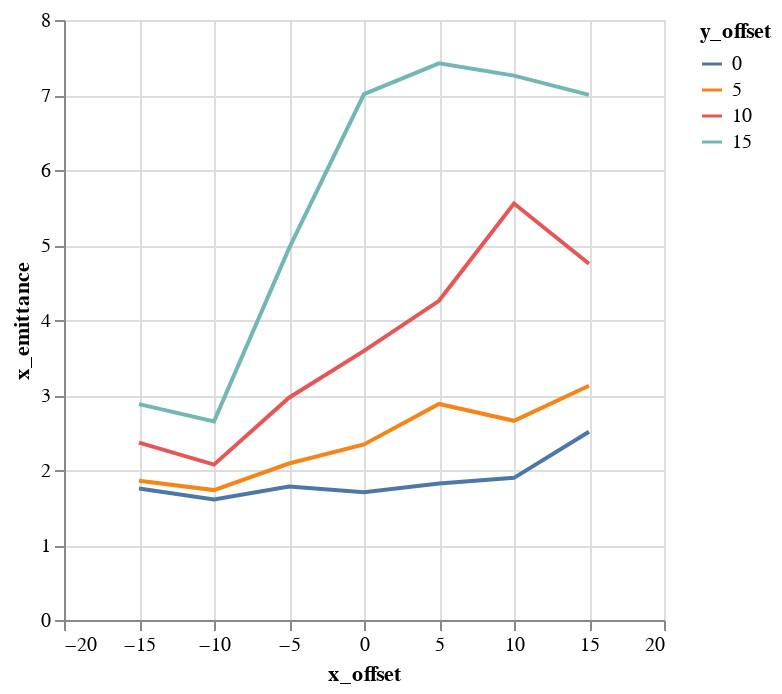

Notebook code cell kept with this figure:
### Markdown cell above
## Plots

### Code cell
alt.Chart(emit_df).mark_line().encode(
    color='y_offset:N',
    x='x_offset',
    y='x_emittance',
)

### Figure 1 — Vega-Lite specification as saved in the notebook (floating-point values rounded to 4 significant figures)
{"$schema": "https://vega.github.io/schema/vega-lite/v1.2.1.json", "data": {"values": [{"losses": 1, "relbeta": 0.002308, "sourceID": 16777222, "sourceName": "x_-15_y_0", "x_emittance": 1.753, "x_emittance_rel": 1.081, "x_norm_emittance": 0.004047, "x_offset": -15, "y_emittance": 1.657, "y_emittance_rel": 1.054, "y_norm_emittance": 0.003825, "y_offset": 0}, {"losses": 2, "relbeta": 0.002308, "sourceID": 16777229, "sourceName": "x_-15_y_5", "x_emittance": 1.858, "x_emittance_rel": 1.166, "x_norm_emittance": 0.004288, "x_offset": -15, "y_emittance": 1.713, "y_emittance_rel": 1.075, "y_norm_emittance": 0.003955, "y_offset": 5}, {"losses": 0, "relbeta": 0.002308, "sourceID": 16777236, "sourceName": "x_-15_y_10", "x_emittance": 2.364, "x_emittance_rel": 1.462, "x_norm_emittance": 0.005458, "x_offset": -15, "y_emittance": 1.987, "y_emittance_rel": 1.244, "y_norm_emittance": 0.004586, "y_offset": 10}, {"losses": 1, "relbeta": 0.002308, "sourceID": 16777243, "sourceName": "x_-15_y_15", "x_emittance": 2.878, "x_emittance_rel": 1.722, "x_norm_emittance": 0.006644, "x_offset": -15, "y_emittance": 2.704, "y_emittance_rel": 1.627, "y_norm_emittance": 0.006243, "y_offset": 15}, {"losses": 0, "relbeta": 0.002308, "sourceID": 16777220, "sourceName": "x_-10_y_0", "x_emittance": 1.606, "x_emittance_rel": 1.009, "x_norm_emittance": 0.003708, "x_offset": -10, "y_emittance": 1.617, "y_emittance_rel": 1.042, "y_norm_emittance": 0.003733, "y_offset": 0}, {"losses": 0, "relbeta": 0.002308, "sourceID": 16777227, "sourceName": "x_-10_y_5", "x_emittance": 1.732, "x_emittance_rel": 1.074, "x_norm_emittance": 0.003999, "x_offset": -10, "y_emittance": 1.752, "y_emittance_rel": 1.109, "y_norm_emittance": 0.004044, "y_offset": 5}, {"losses": 0, "relbeta": 0.002308, "sourceID": 16777234, "sourceName": "x_-10_y_10", "x_emittance": 2.072, "x_emittance_rel": 1.393, "x_norm_emittance": 0.004782, "x_offset": -10, "y_emittance": 2.265, "y_emittance_rel": 1.36, "y_norm_emittance": 0.005229, "y_offset": 10}, {"losses": 0, "relbeta": 0.002308, "sourceID": 16777241, "sourceName": "x_-10_y_15", "x_emittance": 2.649, "x_emittance_rel": 1.827, "x_norm_emittance": 0.006115, "x_offset": -10, "y_emittance": 2.561, "y_emittance_rel": 1.567, "y_norm_emittance": 0.005912, "y_offset": 15}, {"losses": 0, "relbeta": 0.002308, "sourceID": 16777218, "sourceName": "x_-5_y_0", "x_emittance": 1.778, "x_emittance_rel": 1.061, "x_norm_emittance": 0.004105, "x_offset": -5, "y_emittance": 1.851, "y_emittance_rel": 1.078, "y_norm_emittance": 0.004273, "y_offset": 0}, {"losses": 0, "relbeta": 0.002308, "sourceID": 16777225, "sourceName": "x_-5_y_5", "x_emittance": 2.086, "x_emittance_rel": 1.369, "x_norm_emittance": 0.004816, "x_offset": -5, "y_emittance": 2.159, "y_emittance_rel": 1.328, "y_norm_emittance": 0.004985, "y_offset": 5}, {"losses": 0, "relbeta": 0.002308, "sourceID": 16777232, "sourceName": "x_-5_y_10", "x_emittance": 2.964, "x_emittance_rel": 1.961, "x_norm_emittance": 0.006842, "x_offset": -5, "y_emittance": 3.064, "y_emittance_rel": 1.983, "y_norm_emittance": 0.007074, "y_offset": 10}, {"losses": 0, "relbeta": 0.002308, "sourceID": 16777239, "sourceName": "x_-5_y_15", "x_emittance": 4.954, "x_emittance_rel": 2.928, "x_norm_emittance": 0.01144, "x_offset": -5, "y_emittance": 4.62, "y_emittance_rel": 3.07, "y_norm_emittance": 0.01066, "y_offset": 15}, {"losses": 0, "relbeta": 0.002308, "sourceID": 16777216, "sourceName": "x_0_y_0", "x_emittance": 1.703, "x_emittance_rel": 1.106, "x_norm_emittance": 0.003931, "x_offset": 0, "y_emittance": 1.71, "y_emittance_rel": 1.113, "y_norm_emittance": 0.003946, "y_offset": 0}, {"losses": 0, "relbeta": 0.002308, "sourceID": 16777223, "sourceName": "x_0_y_5", "x_emittance": 2.34, "x_emittance_rel": 1.519, "x_norm_emittance": 0.005403, "x_offset": 0, "y_emittance": 2.426, "y_emittance_rel": 1.581, "y_norm_emittance": 0.005601, "y_offset": 5}, {"losses": 0, "relbeta": 0.002308, "sourceID": 16777230, "sourceName": "x_0_y_10", "x_emittance": 3.589, "x_emittance_rel": 2.558, "x_norm_emittance": 0.008285, "x_offset": 0, "y_emittance": 3.79, "y_emittance_rel": 2.569, "y_norm_emittance": 0.008748, "y_offset": 10}, {"losses": 0, "relbeta": 0.002308, "sourceID": 16777237, "sourceName": "x_0_y_15", "x_emittance": 7.012, "x_emittance_rel": 3.966, "x_norm_emittance": 0.01619, "x_offset": 0, "y_emittance": 6.822, "y_emittance_rel": 4.231, "y_norm_emittance": 0.01575, "y_offset": 15}, {"losses": 0, "relbeta": 0.002308, "sourceID": 16777217, "sourceName": "x_5_y_0", "x_emittance": 1.82, "x_emittance_rel": 1.174, "x_norm_emittance": 0.004201, "x_offset": 5, "y_emittance": 1.962, "y_emittance_rel": 1.172, "y_norm_emittance": 0.004529, "y_offset": 0}, {"losses": 0, "relbeta": 0.002308, "sourceID": 16777224, "sourceName": "x_5_y_5", "x_emittance": 2.881, "x_emittance_rel": 1.798, "x_norm_emittance": 0.00665, "x_offset": 5, "y_emittance": 2.651, "y_emittance_rel": 1.799, "y_norm_emittance": 0.006121, "y_offset": 5}, {"losses": 0, "relbeta": 0.002308, "sourceID": 16777231, "sourceName": "x_5_y_10", "x_emittance": 4.255, "x_emittance_rel": 2.91, "x_norm_emittance": 0.009824, "x_offset": 5, "y_emittance": 4.069, "y_emittance_rel": 2.553, "y_norm_emittance": 0.009394, "y_offset": 10}, {"losses": 0, "relbeta": 0.002308, "sourceID": 16777238, "sourceName": "x_5_y_15", "x_emittance": 7.422, "x_emittance_rel": 4.644, "x_norm_emittance": 0.01713, "x_offset": 5, "y_emittance": 7.552, "y_emittance_rel": 4.798, "y_norm_emittance": 0.01743, "y_offset": 15}, {"losses": 0, "relbeta": 0.002308, "sourceID": 16777219, "sourceName": "x_10_y_0", "x_emittance": 1.895, "x_emittance_rel": 1.248, "x_norm_emittance": 0.004375, "x_offset": 10, "y_emittance": 1.907, "y_emittance_rel": 1.192, "y_norm_emittance": 0.004402, "y_offset": 0}, {"losses": 0, "relbeta": 0.002308, "sourceID": 16777226, "sourceName": "x_10_y_5", "x_emittance": 2.656, "x_emittance_rel": 1.835, "x_norm_emittance": 0.006131, "x_offset": 10, "y_emittance": 2.479, "y_emittance_rel": 1.645, "y_norm_emittance": 0.005723, "y_offset": 5}, {"losses": 0, "relbeta": 0.002308, "sourceID": 16777233, "sourceName": "x_10_y_10", "x_emittance": 5.553, "x_emittance_rel": 3.186, "x_norm_emittance": 0.01282, "x_offset": 10, "y_emittance": 4.884, "y_emittance_rel": 3.029, "y_norm_emittance": 0.01127, "y_offset": 10}, {"losses": 0, "relbeta": 0.002308, "sourceID": 16777240, "sourceName": "x_10_y_15", "x_emittance": 7.259, "x_emittance_rel": 4.615, "x_norm_emittance": 0.01676, "x_offset": 10, "y_emittance": 6.984, "y_emittance_rel": 4.621, "y_norm_emittance": 0.01612, "y_offset": 15}, {"losses": 0, "relbeta": 0.002308, "sourceID": 16777221, "sourceName": "x_15_y_0", "x_emittance": 2.51, "x_emittance_rel": 1.675, "x_norm_emittance": 0.005794, "x_offset": 15, "y_emittance": 1.819, "y_emittance_rel": 1.153, "y_norm_emittance": 0.0042, "y_offset": 0}, {"losses": 1, "relbeta": 0.002308, "sourceID": 16777228, "sourceName": "x_15_y_5", "x_emittance": 3.124, "x_emittance_rel": 1.987, "x_norm_emittance": 0.007211, "x_offset": 15, "y_emittance": 2.545, "y_emittance_rel": 1.713, "y_norm_emittance": 0.005876, "y_offset": 5}, {"losses": 0, "relbeta": 0.002308, "sourceID": 16777235, "sourceName": "x_15_y_10", "x_emittance": 4.751, "x_emittance_rel": 2.928, "x_norm_emittance": 0.01097, "x_offset": 15, "y_emittance": 4.545, "y_emittance_rel": 2.813, "y_norm_emittance": 0.01049, "y_offset": 10}, {"losses": 0, "relbeta": 0.002308, "sourceID": 16777242, "sourceName": "x_15_y_15", "x_emittance": 7.002, "x_emittance_rel": 4.622, "x_norm_emittance": 0.01616, "x_offset": 15, "y_emittance": 7.184, "y_emittance_rel": 4.525, "y_norm_emittance": 0.01658, "y_offset": 15}]}, "encoding": {"color": {"field": "y_offset", "type": "nominal"}, "x": {"field": "x_offset", "type": "quantitative"}, "y": {"field": "x_emittance", "type": "quantitative"}}, "mark": "line"}
